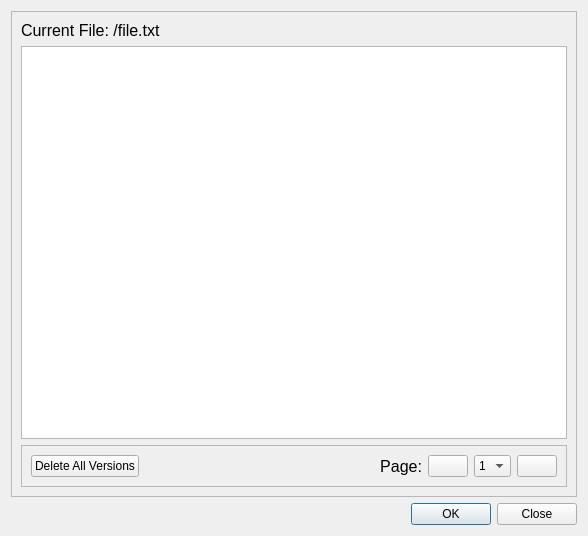
<?xml version="1.0" encoding="UTF-8"?>
<ui version="4.0">
 <class>TrashbinManagerDialog</class>
 <widget class="QDialog" name="TrashbinManagerDialog">
  <property name="windowModality">
   <enum>Qt::WindowModality::ApplicationModal</enum>
  </property>
  <property name="geometry">
   <rect>
    <x>0</x>
    <y>0</y>
    <width>588</width>
    <height>536</height>
   </rect>
  </property>
  <property name="windowTitle">
   <string>syncServer - Trashbin Manager</string>
  </property>
  <layout class="QVBoxLayout" name="verticalLayout">
   <item>
    <widget class="QFrame" name="mainDialogFrame">
     <property name="frameShape">
      <enum>QFrame::Shape::StyledPanel</enum>
     </property>
     <property name="frameShadow">
      <enum>QFrame::Shadow::Raised</enum>
     </property>
     <layout class="QVBoxLayout" name="verticalLayout_3">
      <item>
       <widget class="QLabel" name="currentFileLabel">
        <property name="sizePolicy">
         <sizepolicy hsizetype="Preferred" vsizetype="Maximum">
          <horstretch>0</horstretch>
          <verstretch>0</verstretch>
         </sizepolicy>
        </property>
        <property name="font">
         <font>
          <pointsize>12</pointsize>
         </font>
        </property>
        <property name="text">
         <string>Current File: /file.txt</string>
        </property>
       </widget>
      </item>
      <item>
       <widget class="QListWidget" name="deletedFilesListWidget">
        <property name="sizePolicy">
         <sizepolicy hsizetype="Expanding" vsizetype="Preferred">
          <horstretch>0</horstretch>
          <verstretch>0</verstretch>
         </sizepolicy>
        </property>
       </widget>
      </item>
      <item>
       <widget class="QFrame" name="currentPageFrame">
        <property name="sizePolicy">
         <sizepolicy hsizetype="Preferred" vsizetype="Maximum">
          <horstretch>0</horstretch>
          <verstretch>0</verstretch>
         </sizepolicy>
        </property>
        <property name="frameShape">
         <enum>QFrame::Shape::StyledPanel</enum>
        </property>
        <property name="frameShadow">
         <enum>QFrame::Shadow::Raised</enum>
        </property>
        <layout class="QHBoxLayout" name="horizontalLayout">
         <item>
          <widget class="QPushButton" name="deleteAllVersionsButton">
           <property name="sizePolicy">
            <sizepolicy hsizetype="Fixed" vsizetype="Fixed">
             <horstretch>0</horstretch>
             <verstretch>0</verstretch>
            </sizepolicy>
           </property>
           <property name="text">
            <string>Delete All Versions</string>
           </property>
           <property name="icon">
            <iconset theme="QIcon::ThemeIcon::EditDelete"/>
           </property>
          </widget>
         </item>
         <item>
          <widget class="QLabel" name="currentPageLabel">
           <property name="font">
            <font>
             <pointsize>12</pointsize>
            </font>
           </property>
           <property name="text">
            <string>Page:</string>
           </property>
           <property name="alignment">
            <set>Qt::AlignmentFlag::AlignRight|Qt::AlignmentFlag::AlignTrailing|Qt::AlignmentFlag::AlignVCenter</set>
           </property>
          </widget>
         </item>
         <item>
          <widget class="QPushButton" name="goBackButton">
           <property name="sizePolicy">
            <sizepolicy hsizetype="Fixed" vsizetype="Maximum">
             <horstretch>0</horstretch>
             <verstretch>0</verstretch>
            </sizepolicy>
           </property>
           <property name="text">
            <string/>
           </property>
           <property name="icon">
            <iconset theme="QIcon::ThemeIcon::GoPrevious"/>
           </property>
          </widget>
         </item>
         <item>
          <widget class="QComboBox" name="currentPageComboBox">
           <property name="sizePolicy">
            <sizepolicy hsizetype="Fixed" vsizetype="Fixed">
             <horstretch>0</horstretch>
             <verstretch>0</verstretch>
            </sizepolicy>
           </property>
           <item>
            <property name="text">
             <string>1</string>
            </property>
           </item>
          </widget>
         </item>
         <item>
          <widget class="QPushButton" name="goForwardButton">
           <property name="sizePolicy">
            <sizepolicy hsizetype="Fixed" vsizetype="Fixed">
             <horstretch>0</horstretch>
             <verstretch>0</verstretch>
            </sizepolicy>
           </property>
           <property name="text">
            <string/>
           </property>
           <property name="icon">
            <iconset theme="QIcon::ThemeIcon::GoNext"/>
           </property>
          </widget>
         </item>
        </layout>
       </widget>
      </item>
     </layout>
    </widget>
   </item>
   <item>
    <widget class="QDialogButtonBox" name="dialogButtonBox">
     <property name="orientation">
      <enum>Qt::Orientation::Horizontal</enum>
     </property>
     <property name="standardButtons">
      <set>QDialogButtonBox::StandardButton::Close|QDialogButtonBox::StandardButton::Ok</set>
     </property>
    </widget>
   </item>
  </layout>
 </widget>
 <resources/>
 <connections>
  <connection>
   <sender>dialogButtonBox</sender>
   <signal>accepted()</signal>
   <receiver>TrashbinManagerDialog</receiver>
   <slot>accept()</slot>
   <hints>
    <hint type="sourcelabel">
     <x>248</x>
     <y>254</y>
    </hint>
    <hint type="destinationlabel">
     <x>157</x>
     <y>274</y>
    </hint>
   </hints>
  </connection>
  <connection>
   <sender>dialogButtonBox</sender>
   <signal>rejected()</signal>
   <receiver>TrashbinManagerDialog</receiver>
   <slot>reject()</slot>
   <hints>
    <hint type="sourcelabel">
     <x>316</x>
     <y>260</y>
    </hint>
    <hint type="destinationlabel">
     <x>286</x>
     <y>274</y>
    </hint>
   </hints>
  </connection>
 </connections>
</ui>
